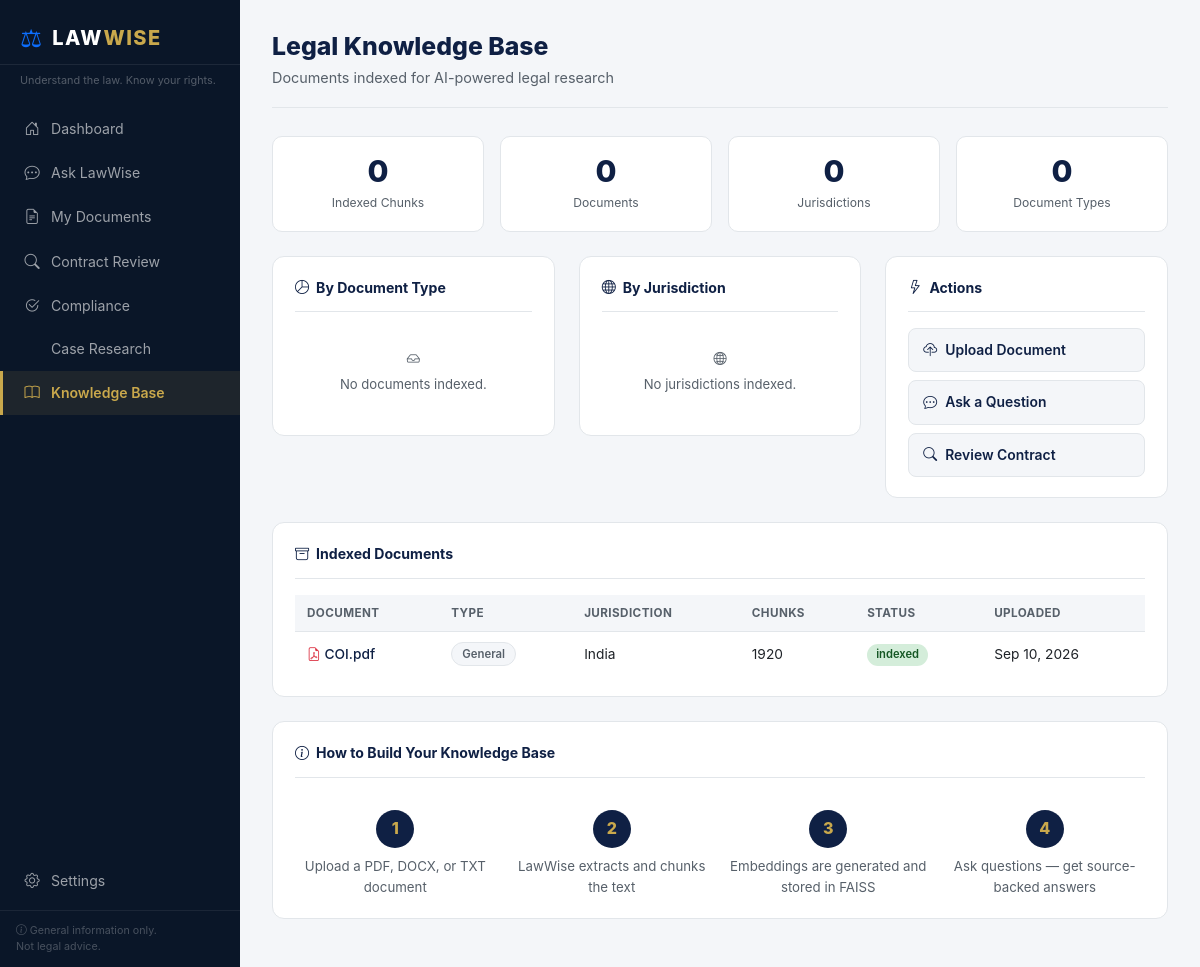
The app's page /knowledge-base with its own data.
### models/models.py (models this page shows, shortened)
class Document(db.Model):
    __tablename__ = "documents"
    id = db.Column(db.Integer, primary_key=True)
    filename = db.Column(db.String(255), nullable=False)
    original_filename = db.Column(db.String(255), nullable=False)
    file_type = db.Column(db.String(20), nullable=False)
    file_size = db.Column(db.Integer, default=0)
    upload_date = db.Column(db.DateTime, default=datetime.utcnow)
    jurisdiction = db.Column(db.String(100), default="India")
    doc_type = db.Column(db.String(100), default="General")
    status = db.Column(db.String(50), default="uploaded")  # uploaded, indexed, analyzed
    chunk_count = db.Column(db.Integer, default=0)
    analysis_summary = db.Column(db.Text, nullable=True)

### routes.py (the view)
@main.route("/knowledge-base", methods=["GET"])
def knowledge_base():
    stats = get_knowledge_base_stats()
    docs = Document.query.order_by(Document.upload_date.desc()).all()
    return render_template("knowledge_base.html", stats=stats, documents=docs)

### rag/vector_store.py (called while the page is built)
def get_vector_store(store_path: str = None) -> VectorStore:
    global _store
    if _store is None:
        if store_path is None:
            from config import Config
            store_path = Config.VECTOR_STORE_PATH
        _store = VectorStore(store_path)
    return _store

    @property
    def total_chunks(self) -> int:
        return len(self.chunks)

### services/legal_service.py (called while the page is built, shortened)
def get_knowledge_base_stats() -> Dict[str, Any]:
    store = get_vector_store()
    unique_sources = set()
    jurisdictions = {}
    doc_types = {}
    return {
        "total_chunks": store.total_chunks,
        "unique_documents": len(unique_sources),
        "documents": list(unique_sources),
        "jurisdictions": jurisdictions,
        "doc_types": doc_types,
    }

### templates/knowledge_base.html (shortened to what this page needs)
{% extends "base.html" %}
{% block content %}
<div class="page-header">
  <h1 class="page-title">Legal Knowledge Base</h1>
  <p class="page-subtitle">Documents indexed for AI-powered legal research</p>
</div>
<div class="row g-3 mb-4">
  <div class="col-6 col-md-3">
    <div class="stat-card">
      <div class="stat-val">{{ stats.total_chunks }}</div>
      <div class="stat-desc">Indexed Chunks</div>
    </div>
  </div>
  <div class="col-6 col-md-3">
    <div class="stat-card">
      <div class="stat-val">{{ stats.unique_documents }}</div>
      <div class="stat-desc">Documents</div>
    </div>
  </div>
  <div class="col-6 col-md-3">
    <div class="stat-card">
      <div class="stat-val">{{ stats.jurisdictions | length }}</div>
      <div class="stat-desc">Jurisdictions</div>
    </div>
  </div>
  <div class="col-6 col-md-3">
    <div class="stat-card">
      <div class="stat-val">{{ stats.doc_types | length }}</div>
      <div class="stat-desc">Document Types</div>
    </div>
  </div>
</div>
<div class="row g-4">
  <div class="col-md-4">
    <div class="card-panel">
      <div class="panel-header"><i class="bi bi-pie-chart"></i> By Document Type</div>
      {% if stats.doc_types %}
        {% for dtype, count in stats.doc_types.items() %}
        <div class="d-flex justify-content-between align-items-center mb-2">
          <span>{{ dtype }}</span>
          <div class="d-flex align-items-center gap-2">
            <div class="mini-bar">
              <div class="mini-bar-fill" style="width: {{ [(count / stats.total_chunks * 100), 100] | min | int }}%;"></div>
            </div>
            <span class="badge-count">{{ count }}</span>
          </div>
        </div>
        {% endfor %}
      {% else %}
        <div class="empty-state-sm"><i class="bi bi-inbox"></i> <span>No documents indexed.</span></div>
      {% endif %}
    </div>
  </div>
  <div class="col-md-4">
    <div class="card-panel">
      <div class="panel-header"><i class="bi bi-globe"></i> By Jurisdiction</div>
      {% if stats.jurisdictions %}
        {% for jur, count in stats.jurisdictions.items() %}
        <div class="d-flex justify-content-between align-items-center mb-2">
          <span>{{ jur }}</span>
          <span class="badge-count">{{ count }}</span>
        </div>
        {% endfor %}
      {% else %}
        <div class="empty-state-sm"><i class="bi bi-globe2"></i> <span>No jurisdictions indexed.</span></div>
      {% endif %}
    </div>
  </div>
  <div class="col-md-4">
    <div class="card-panel">
      <div class="panel-header"><i class="bi bi-lightning"></i> Actions</div>
      <a href="{{ url_for('main.upload') }}" class="action-btn-full mb-2">
        <i class="bi bi-cloud-upload"></i> Upload Document
      </a>
      <a href="{{ url_for('main.ask') }}" class="action-btn-full mb-2">
        <i class="bi bi-chat-dots"></i> Ask a Question
      </a>
      <a href="{{ url_for('main.contract_review') }}" class="action-btn-full">
        <i class="bi bi-search"></i> Review Contract
      </a>
    </div>
  </div>
</div>
<div class="card-panel mt-4">
  <div class="panel-header"><i class="bi bi-archive"></i> Indexed Documents</div>
  {% if documents %}
  <div class="doc-table-wrapper">
    <table class="doc-table">
      <thead>
        <tr><th>Document</th><th>Type</th><th>Jurisdiction</th><th>Chunks</th><th>Status</th><th>Uploaded</th></tr>
      </thead>
      <tbody>
        {% for doc in documents %}
        <tr>
          <td>
            <a href="{{ url_for('main.document_view', doc_id=doc.id) }}" class="doc-link">
              {% if doc.file_type == 'pdf' %}<i class="bi bi-file-earmark-pdf text-danger"></i>
              {% elif doc.file_type == 'docx' %}<i class="bi bi-file-earmark-word text-primary"></i>
              {% else %}<i class="bi bi-file-earmark-text text-secondary"></i>{% endif %}
              {{ doc.original_filename }}
            </a>
          </td>
          <td><span class="badge-type">{{ doc.doc_type }}</span></td>
          <td>{{ doc.jurisdiction }}</td>
          <td>{{ doc.chunk_count }}</td>
          <td><span class="status-badge status-{{ doc.status }}">{{ doc.status }}</span></td>
          <td>{{ doc.upload_date.strftime('%b %d, %Y') }}</td>
        </tr>
        {% endfor %}
      </tbody>
    </table>
  </div>
  {% endif %}
</div>
<div class="card-panel mt-4">
  <div class="panel-header"><i class="bi bi-info-circle"></i> How to Build Your Knowledge Base</div>
  <div class="row g-3 mt-1">
    <div class="col-md-3 text-center">
      <div class="step-num">1</div>
      <div class="step-text">Upload a PDF, DOCX, or TXT document</div>
    </div>
    <div class="col-md-3 text-center">
      <div class="step-num">2</div>
      <div class="step-text">LawWise extracts and chunks the text</div>
    </div>
    <div class="col-md-3 text-center">
      <div class="step-num">3</div>
      <div class="step-text">Embeddings are generated and stored in FAISS</div>
    </div>
    <div class="col-md-3 text-center">
      <div class="step-num">4</div>
      <div class="step-text">Ask questions — get source-backed answers</div>
    </div>
  </div>
</div>
{% endblock %}

### static/css/style.css (style rules this page uses)
:root { --navy: #0f2044; --navy-dark: #0a1628; --navy-mid: #162b54; --white: #ffffff; --surface: #f4f6f9; --border: #e2e6ea; --text: #1f2328; --muted: #57606a; --gold: #c9a84c; --gold-light: rgba(201,168,76,0.13); --accent-blue:#3b82d4; --sidebar-w: 240px; --topbar-h: 56px; --risk-high-bg: #fff5f5; --risk-high-border: #f98080; --risk-med-bg: #fffbeb; --risk-med-border: #f6ad55; --risk-low-bg: #f0fff4; --risk-low-border: #68d391; }
*, *::before, *::after { box-sizing: border-box; }
html { height: 100%; }
body { margin: 0; padding: 0; font-family: -apple-system, "Segoe UI", system-ui, sans-serif; font-size: 14px; line-height: 1.6; color: var(--text); background: var(--surface); min-height: 100%; }
.page-header { margin-bottom: 28px; padding-bottom: 18px; border-bottom: 1px solid var(--border); }
.page-title { font-size: 1.55rem; font-weight: 800; color: var(--navy); margin: 0 0 4px; line-height: 1.2; }
.page-subtitle { color: var(--muted); font-size: 0.9rem; margin: 0; }
.card-panel { background: var(--white); border: 1px solid var(--border); border-radius: 12px; padding: 20px 22px; display: block; }
.panel-header { font-weight: 700; font-size: 0.88rem; color: var(--navy); margin: 0 0 16px; padding-bottom: 12px; border-bottom: 1px solid var(--border); display: flex; align-items: center; gap: 7px; }
.stat-val { font-size: 1.6rem; font-weight: 800; color: var(--navy); line-height: 1.1; }
.stat-desc { font-size: 0.71rem; color: var(--muted); margin-top: 2px; }
.stat-card { background: var(--white); border: 1px solid var(--border); border-radius: 10px; padding: 18px 14px; text-align: center; }
.stat-card .stat-val { font-size: 1.9rem; font-weight: 800; color: var(--navy); }
.stat-card .stat-desc { font-size: 0.76rem; color: var(--muted); margin-top: 5px; }
.status-badge { display: inline-block; padding: 2px 9px; border-radius: 20px; font-size: 0.7rem; font-weight: 600; white-space: nowrap; line-height: 1.6; }
.status-indexed { background: #d4edda; color: #155724; }
.badge-type { display: inline-block; padding: 2px 10px; border-radius: 20px; background: var(--surface); color: var(--muted); font-size: 0.71rem; font-weight: 600; border: 1px solid var(--border); line-height: 1.6; }
.doc-table-wrapper { overflow-x: auto; }
.doc-table { width: 100%; border-collapse: collapse; font-size: 0.86rem; }
.doc-table th { text-align: left; padding: 9px 12px; background: var(--surface); color: var(--muted); font-size: 0.73rem; font-weight: 700; text-transform: uppercase; letter-spacing: 0.4px; border-bottom: 1px solid var(--border); white-space: nowrap; }
.doc-table td { padding: 10px 12px; border-bottom: 1px solid var(--border); vertical-align: middle; }
.doc-table tr:last-child td { border-bottom: none; }
.doc-link { text-decoration: none; color: var(--navy); font-weight: 500; }
.action-btn-full { display: flex; align-items: center; gap: 8px; padding: 10px 14px; border-radius: 8px; background: var(--surface); border: 1px solid var(--border); color: var(--navy); text-decoration: none; font-size: 0.87rem; font-weight: 600; transition: border-color .15s, background .15s; }
.empty-state-sm { display: flex; flex-direction: column; align-items: center; gap: 5px; padding: 20px; color: var(--muted); font-size: 0.82rem; text-align: center; }
.step-num { width: 38px; height: 38px; border-radius: 50%; background: var(--navy); color: var(--gold); display: flex; align-items: center; justify-content: center; font-weight: 800; font-size: 1rem; margin: 0 auto 8px; }
.step-text { font-size: 0.83rem; color: var(--muted); }

### records on screen
Document: file_type "pdf" (drawn), original_filename "COI.pdf", doc_type "General", jurisdiction "India", chunk_count "1920", status "indexed", upload_date "Sep 10, 2026"

### other values on screen
{{ stats.total_chunks }} "0"
{{ stats.unique_documents }} "0"
{{ stats.jurisdictions | length }} "0"
{{ stats.doc_types | length }} "0"
